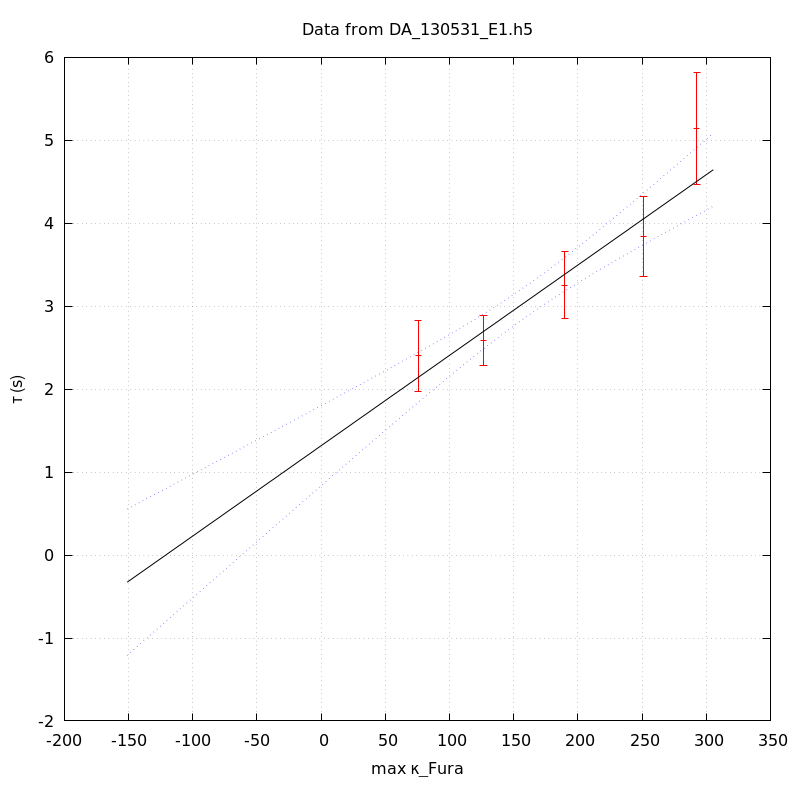

Recreate this plot in gnuplot.
unset key
set grid
set ylabel 'τ (s)'
set xlabel 'max κ_Fura' noenhanced
set title 'Data from DA_130531_E1.h5' noenhanced
set xrange [-1000<*:*]
plot 'DA_130531_E1_aba_tau_vs_max_kappa' index 0 using 1:2:(1.96*$3) linecolor rgb 'red' with yerrorbars,\
'' index 1 using 1:2 with lines linecolor rgb 'black',\
'' index 1 using 1:3 with lines linecolor rgb 'blue' lt 'dotted',\
'' index 1 using 1:4 with lines linecolor rgb 'blue' lt 'dotted'
